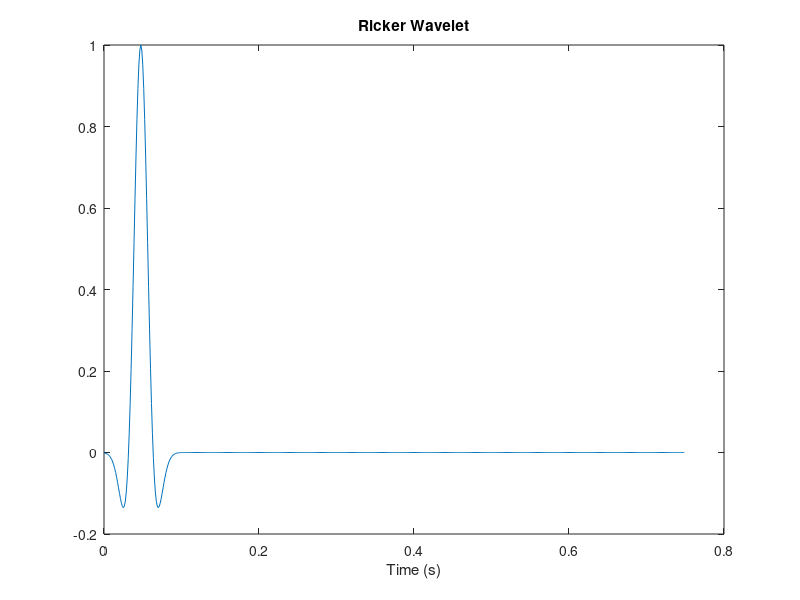

The MATLAB source for this figure: (Note: this script raises an error after producing the figure.)
%% Fourth Exercise set
% Lillian Jensen

%% Acoustic wave equation script

%%%%%%%%%%%%%%%%%%%%%%%%%%%%%%%%%%%%%%%%%%%%%%%%%%%%%%%%%%%%%%%%%%%%%%%
% 2-2 DF Soln to ACOUSTIC WAVE EQUATION (cnst density)
% (nx,nz,nt)      - input- (Horizontal,Vertical) gridpt dimens. of vel 
%                            model & # Time Steps
% FRE             - input- Peak frequency of Ricker wavelet
% BVEL            - input- NXxNZ matrix of background velocity model
% (dx,dt)         - input- (space, time) sample intervals
% (xs,zs)         - input- (x,z) coordinates of line source
% RICKER(nt)      - input- nt vector of source time histories
% (p2,p1,p0)      -calcul- (future,present,past) NXxNZ matrices of 
%                           modeled pressure field
% (p0,p1)         -output- Old and present pressure panels at time nt.
% REALDATA(nx,nt) -output- CSG seismograms at z=2
%%%%%%%%%%%%%%%%%%%%%%%%%%%%%%%%%%%%%%%%%%%%%%%%%%%%%%%%%%%%%%%%%%%%%%%%

% INPUT %%%%%%%%%%%%%%%%%%%%%%%%%%%%%%%%%%%%%%%%%%%%%%%%%%%%%%%%%%%%%%%%
clear all;

c=4.0;              % Velocity
FRE=20;             % Source freq. Hz 
nx=300;             % Define model size, size in x direction
nz=nx;              % Size in z direction. Model is 300x300
dx=c/FRE/20;        % Set spatial sampling dx

dt=.5*dx/c;         % Set dt for stability condition, time steps
xs=round(nx/2.3);   % Source coordinates, x
zs=round(nx/2);     % Source coordinates, z

nt=600;             % Length t
nxm=nx-1;           % Boundary limits
nzm=nz-1;           % Boundary limits

%( COMP 1 )
t = [0:1:nt-1]*dt-0.95/FRE;     % Time array
RICKER = zeros(length(t));      % Initiate Ricker wavelet
RICKER = (1-t .*t * FRE^2 *pi^2  ).*exp(- t.^2 * pi^2 * FRE^2 ) ; %Calculate Ricker = Source wavelet

%( OUTPUT 1 )
figure(21)
plot([0:nt-1]*dt,RICKER);
title('Ricker Wavelet');
xlabel('Time (s)')

pause(3)    

% INPUT cont.
% Setting up velocity model
BVEL=ones(nx,nz)*c; % Matrix of 1's, with size 300x300, multiplied with velocity = matrix of 4's
% BVEL(nx-round(nx/2):nx,:)= BVEL(nx-round(nx/2):nx,:)*1.4; % 2-Layer velocity model, 
                                                          % Changing the velocity model to create a layer

% 4 layers velocity model
BVEL(1:25,:)=3.8;
BVEL(26:100,:)=4.9;
BVEL(101:200,:)=3.5;
BVEL(201:300,:)=4.9;

REALDATA=zeros(nx,nt); % Define shot gather matrix (ERROR - ntt should be nt)
p0=zeros(nx,nz);       % Size of velocity model
p1=p0;                 % ---------||-----------
p2=p0;                 % ---------||-----------
cns=4*(dt/dx*BVEL).^2; % 
recdepth=7;            % Receiver line is 7 grid pts below source, Receriver Depth

figure(22)

% MAIN COMPUTATIONS %%%%%%%%%%%%%%%%%%%%%%%%%%%%%%%%%%%%%%%%%%%%%%%%%%%%

% LOOP OVER TIME STEPS
for it=1:1:nt     % When it = 1, all terms in p2 is zero, and all terms 
                  % except RICKER (it) is zero in p2(xs,zs)
                  
   p2 = 2*p1 - p0 +  cns.*del2(p1);    % FD of Acoustic Wave Equation
   p2(xs,zs) = p2(xs,zs) + RICKER(it); % Add bodypoint src term
   a = p2(xs+recdepth,:); 
   REALDATA(:,it) = a';                 % Save seismograms
   alpha=dt/dx;
   
%  ABC BOUNDARY CONDITIONS
%  p2(1,:)=p1(1,:)   + alpha*BVEL(1,:).*(p1(2,:)-p1(1,:));      % Top ABC
   p2(nx,:)= p1(nx,:) - alpha*BVEL(nx,:).*(p1(nx,:)-p1(nxm,:)); % Bottom ABC; stops the wave from reflecting 
                                                                % of bottom
   p2(:,nz)= p1(:,nz) + alpha*BVEL(:,nz).*(p1(:,nzm)-p1(:,nz)); % RHS ABC; stops the wave from 
   p2(:,1) = p1(:,1) + alpha*BVEL(:,1).*(p1(:,2)-p1(:,1));      % reflecting at the sides

   p0=p1;
   p1=p2; % UPDATE PRESSURE FIELDS
   
   % OUTPUT %%%%%%%%%%%%%%%%%%%%%%%%%%%%%%%%%%%%%%%%%%%%%%%%%%%%%%%%%%%%%
   
   if round(it/20)*20==it;
       plt;     %Script 
       pause(1);
   end % PLOT OUT RESULTS
end;
